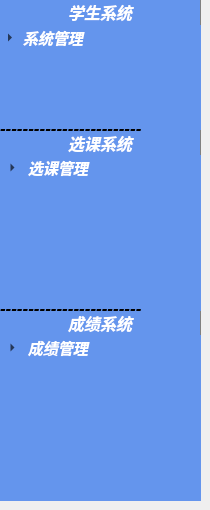
   <widget class="QWidget" name="page_3">
    <widget class="QTreeWidget" name="ScoreManager">
     <property name="geometry">
      <rect>
       <x>0</x>
       <y>310</y>
       <width>201</width>
       <height>191</height>
      </rect>
     </property>
     <property name="styleSheet">
      <string notr="true">QHeaderView::section { 
	height:25px;
	color:white;
	background:#6495ed;
	border-left:0px solid gray; 
	border-right:1px solid gray; 
	border-top:0px solid gray; 
	border-bottom:0px solid gray;
}

QTreeView {
	border:none;
	background: #6495ed;
}
QTreeView::item {
	height: 25px;
	border: none;
	color: white;
}

QTreeView::branch:closed:has-children{
	image: url(:/icon/images/右.png);
}
QTreeView::branch:open:has-children{
	image: url(:/icon/images/下.png);
}</string>
     </property>
     <property name="lineWidth">
      <number>1</number>
     </property>
     <property name="autoExpandDelay">
      <number>40</number>
     </property>
     <property name="indentation">
      <number>25</number>
     </property>
     <property name="uniformRowHeights">
      <bool>false</bool>
     </property>
     <attribute name="headerMinimumSectionSize">
      <number>37</number>
     </attribute>
     <attribute name="headerDefaultSectionSize">
      <number>134</number>
     </attribute>
     <column>
      <property name="text">
       <string>成绩系统</string>
      </property>
      <property name="font">
       <font>
        <family>幼圆</family>
        <pointsize>12</pointsize>
        <weight>75</weight>
        <italic>true</italic>
        <bold>true</bold>
       </font>
      </property>
      <property name="textAlignment">
       <set>AlignCenter</set>
      </property>
     </column>
     <item>
      <property name="text">
       <string>成绩管理</string>
      </property>
      <property name="font">
       <font>
        <family>幼圆</family>
        <pointsize>11</pointsize>
        <weight>75</weight>
        <italic>true</italic>
        <bold>true</bold>
       </font>
      </property>
      <item>
       <property name="text">
        <string>我的成绩</string>
       </property>
       <property name="font">
        <font>
         <family>幼圆</family>
         <pointsize>11</pointsize>
         <weight>75</weight>
         <italic>true</italic>
         <bold>true</bold>
        </font>
       </property>
      </item>
     </item>
    </widget>
    <widget class="QTreeWidget" name="SystemSet">
     <property name="geometry">
      <rect>
       <x>0</x>
       <y>0</y>
       <width>201</width>
       <height>131</height>
      </rect>
     </property>
     <property name="styleSheet">
      <string notr="true">QHeaderView::section { 
	height:25px;
	color:write;
	background:#6495ed;
	color: rgb(255, 255, 255);
	border-left:0px solid gray; 
	border-right:1px solid gray; 
	border-top:0px solid gray; 
	border-bottom:0px solid gray;
}

QTreeView {
	border:none;
	background: #6495ed;
}
QTreeView::item {
	height: 25px;
	border: none;
	color: white;
}

QTreeView::branch:closed:has-children{
	
	
	image: url(:/icon/images/右.png);
}
QTreeView::branch:open:has-children{
	image: url(:/icon/images/下.png);
}</string>
     </property>
     <column>
      <property name="text">
       <string>学生系统</string>
      </property>
      <property name="font">
       <font>
        <family>幼圆</family>
        <pointsize>12</pointsize>
        <weight>75</weight>
        <italic>true</italic>
        <bold>true</bold>
       </font>
      </property>
      <property name="textAlignment">
       <set>AlignHCenter|AlignTop</set>
      </property>
      <property name="background">
       <color>
        <red>132</red>
        <green>161</green>
        <blue>197</blue>
       </color>
      </property>
     </column>
     <item>
      <property name="text">
       <string>系统管理</string>
      </property>
      <property name="font">
       <font>
        <family>幼圆</family>
        <pointsize>11</pointsize>
        <weight>75</weight>
        <italic>true</italic>
        <bold>true</bold>
       </font>
      </property>
      <item>
       <property name="text">
        <string>返回首页</string>
       </property>
       <property name="font">
        <font>
         <family>幼圆</family>
         <pointsize>11</pointsize>
         <weight>75</weight>
         <italic>true</italic>
         <bold>true</bold>
        </font>
       </property>
      </item>
      <item>
       <property name="text">
        <string>退出系统</string>
       </property>
       <property name="font">
        <font>
         <family>幼圆</family>
         <pointsize>11</pointsize>
         <weight>75</weight>
         <italic>true</italic>
         <bold>true</bold>
        </font>
       </property>
       <property name="textAlignment">
        <set>AlignLeading|AlignVCenter</set>
       </property>
      </item>
     </item>
    </widget>
    <widget class="QTreeWidget" name="CourseSelection">
     <property name="geometry">
      <rect>
       <x>0</x>
       <y>130</y>
       <width>201</width>
       <height>181</height>
      </rect>
     </property>
     <property name="styleSheet">
      <string notr="true">QHeaderView::section { 
	height:25px;
	color:white;
	background:#6495ed;
	border-left:0px solid gray; 
	border-right:1px solid gray; 
	border-top:0px solid gray; 
	border-bottom:0px solid gray;
}

QTreeView {
	border:none;
	background: #6495ed;
}
QTreeView::item {
	height: 25px;
	border: none;
	color: white;
}

QTreeView::branch:closed:has-children{
	image: url(:/icon/images/右.png);
}
QTreeView::branch:open:has-children{
	image: url(:/icon/images/下.png);
}</string>
     </property>
     <property name="lineWidth">
      <number>1</number>
     </property>
     <property name="autoExpandDelay">
      <number>40</number>
     </property>
     <property name="indentation">
      <number>25</number>
     </property>
     <property name="uniformRowHeights">
      <bool>false</bool>
     </property>
     <attribute name="headerMinimumSectionSize">
      <number>37</number>
     </attribute>
     <attribute name="headerDefaultSectionSize">
      <number>134</number>
     </attribute>
     <column>
      <property name="text">
       <string>选课系统</string>
      </property>
      <property name="font">
       <font>
        <family>幼圆</family>
        <pointsize>12</pointsize>
        <weight>75</weight>
        <italic>true</italic>
        <bold>true</bold>
       </font>
      </property>
      <property name="textAlignment">
       <set>AlignCenter</set>
      </property>
     </column>
     <item>
      <property name="text">
       <string>选课管理</string>
      </property>
      <property name="font">
       <font>
        <family>幼圆</family>
        <pointsize>11</pointsize>
        <weight>75</weight>
        <italic>true</italic>
        <bold>true</bold>
       </font>
      </property>
      <item>
       <property name="text">
        <string>选择课程</string>
       </property>
       <property name="font">
        <font>
         <family>幼圆</family>
         <pointsize>11</pointsize>
         <weight>75</weight>
         <italic>true</italic>
         <bold>true</bold>
        </font>
       </property>
      </item>
      <item>
       <property name="text">
        <string>选退课程</string>
       </property>
       <property name="font">
        <font>
         <family>幼圆</family>
         <pointsize>11</pointsize>
         <weight>75</weight>
         <italic>true</italic>
         <bold>true</bold>
        </font>
       </property>
      </item>
      <item>
       <property name="text">
        <string>显示课表</string>
       </property>
       <property name="font">
        <font>
         <family>幼圆</family>
         <pointsize>11</pointsize>
         <weight>75</weight>
         <italic>true</italic>
         <bold>true</bold>
        </font>
       </property>
      </item>
     </item>
    </widget>
    <widget class="QLabel" name="label_3">
     <property name="geometry">
      <rect>
       <x>0</x>
       <y>120</y>
       <width>201</width>
       <height>16</height>
      </rect>
     </property>
     <property name="font">
      <font>
       <pointsize>13</pointsize>
       <weight>75</weight>
       <italic>true</italic>
       <bold>true</bold>
      </font>
     </property>
     <property name="text">
      <string>-------------------------</string>
     </property>
    </widget>
    <widget class="QLabel" name="label_2">
     <property name="geometry">
      <rect>
       <x>0</x>
       <y>300</y>
       <width>201</width>
       <height>16</height>
      </rect>
     </property>
     <property name="font">
      <font>
       <pointsize>13</pointsize>
       <weight>75</weight>
       <italic>true</italic>
       <bold>true</bold>
      </font>
     </property>
     <property name="text">
      <string>-------------------------</string>
     </property>
    </widget>
   </widget>
